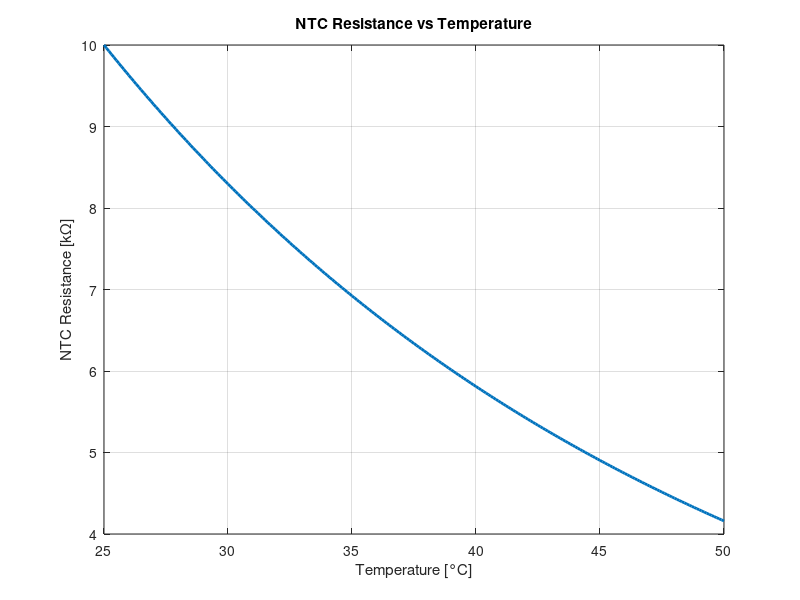
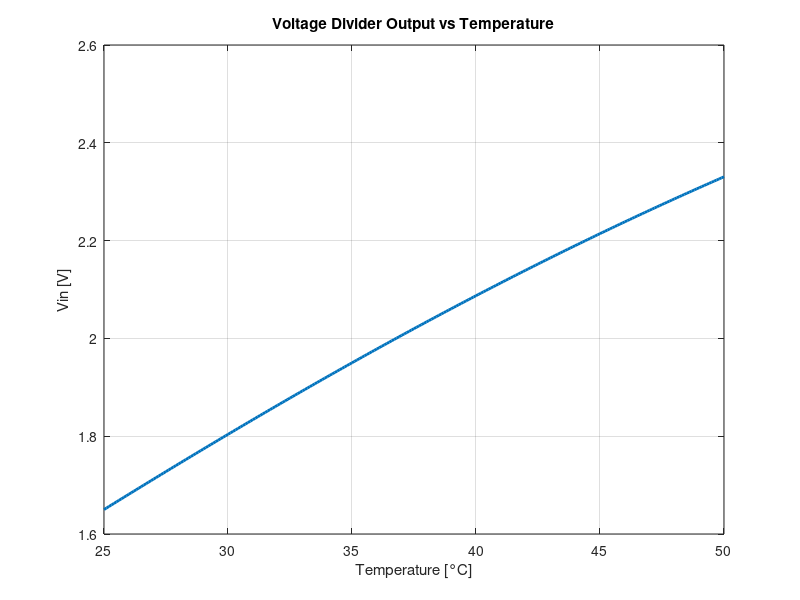
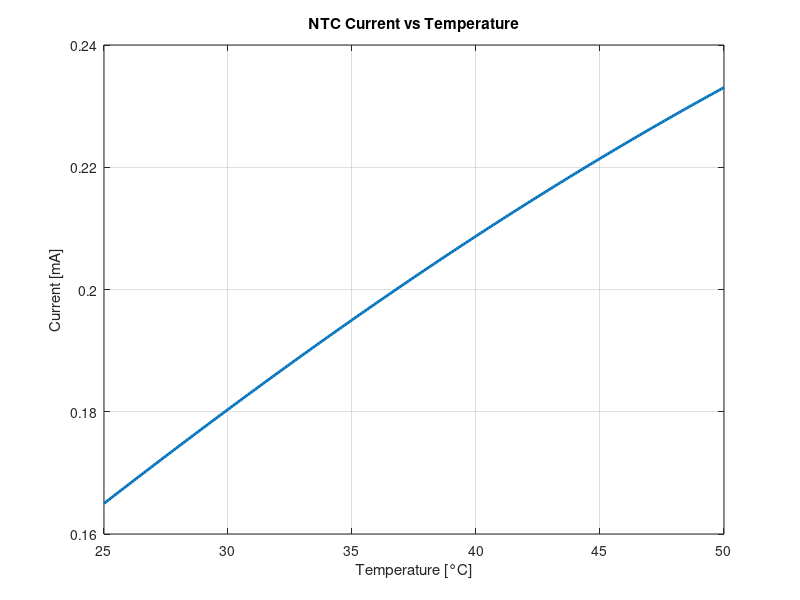

Write MATLAB code to recreate these figures, in order.
%[text] EMS LAB 1
clear;
clc;
close all;

%[text] 1\. NTC PARAMETERS
R0   = 10000;
beta = 3380;
T0   = 25;

Tmin = 25;
Tmax = 50;

Vdd = 3.3;

%[text] 2\. TEMPERATURE
T0K = T0 + 273.15;

T = Tmin:0.1:Tmax;      % Temperature vector, step = 0.1 °C
TK = T + 273.15;


%[text] 3\. NTC MODEL
Rntc = R0 .* exp(beta .* (1./TK - 1/T0K));


% For an NTC:
% Tmin -> maximum resistance
% Tmax -> minimum resistance
Rmax = Rntc(1);         % First value corresponds to Tmin
Rmin = Rntc(end);       % Last value corresponds to Tmax

%[text] 4\. DIMENSION R1
%R1 = sqrt(Rmax * Rmin);

R1 = 10000;

fprintf('R1 ideal = %.2f kOhm\n', R1/1000);

%[text] 5\. VOLTAGE DIVIDER
%
%       Vdd
%        |
%       NTC
%        |
%        +------ Vin
%        |
%        R1
%        |
%       GND

Vin = Vdd .* R1 ./ (Rntc + R1);


fprintf('\n--- Vin ---\n');

fprintf('Vin min = %.3f V\n', min(Vin));
fprintf('Vin max = %.3f V\n', max(Vin));

%[text] 6\. CURRENT
I = Vdd ./ (R1 + Rntc);


fprintf('\n--- Current ---\n');
fprintf('I max = %.3f mA\n', max(I)*1000);

%[text] 7\. NTC POWER
Pntc = I.^2 .* Rntc;


fprintf('\n--- NTC Power ---\n');

fprintf('P max = %.3f mW\n', max(Pntc)*1000);

%[text] 8\. GRAPHS
figure;

plot(T,Rntc/1000,'LineWidth',2);

grid on;

xlabel('Temperature [°C]');
ylabel('NTC Resistance [k\Omega]');
title('NTC Resistance vs Temperature');


figure;

plot(T,Vin,'LineWidth',2);

grid on;

xlabel('Temperature [°C]');
ylabel('Vin [V]');
title('Voltage Divider Output vs Temperature');


figure;

plot(T,I*1000,'LineWidth',2);

grid on;

xlabel('Temperature [°C]');
ylabel('Current [mA]');
title('NTC Current vs Temperature');

%[appendix]{"version":"1.0"}
%---
%[metadata:view]
%   data: {"layout":"onright","rightPanelPercent":40}
%---
